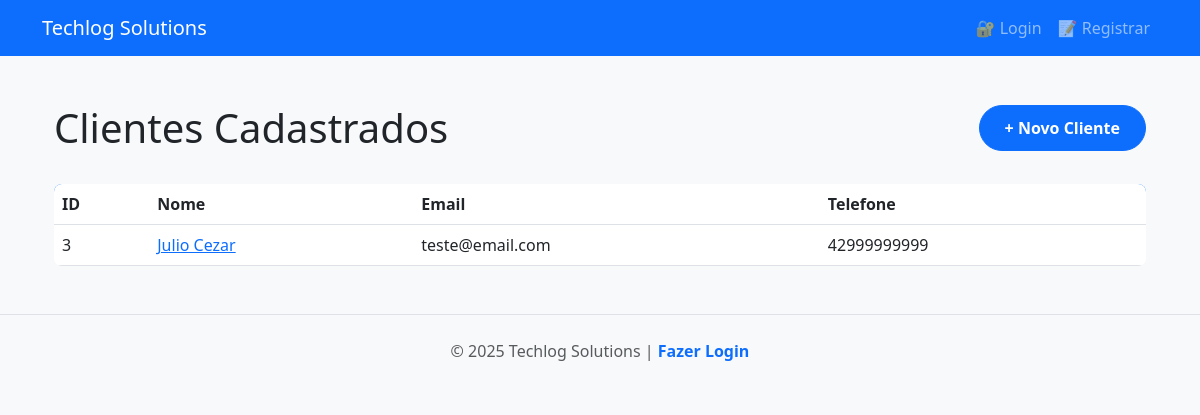
Page /clientes/ on the earlier database version.
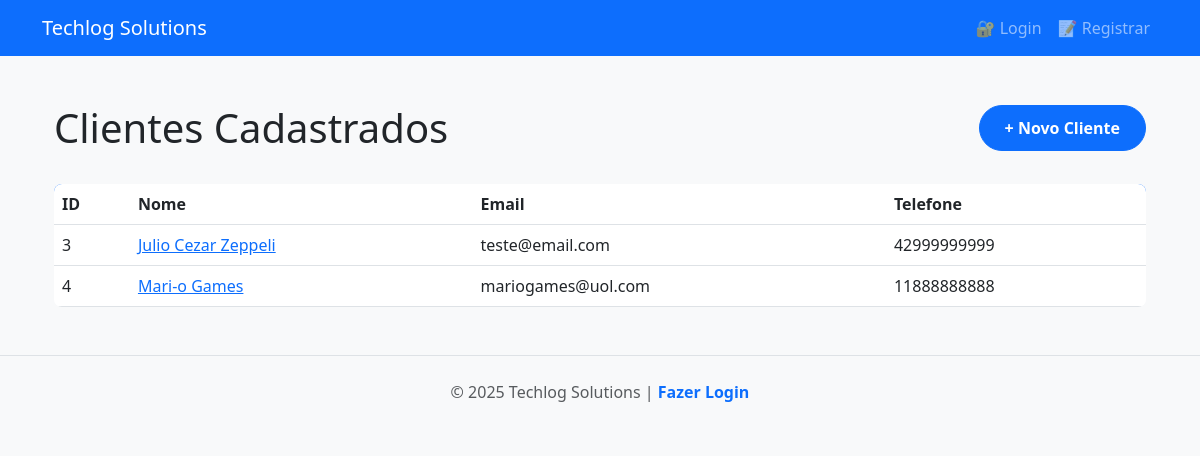
Same page on the later database version.
### tables this page shows
CREATE TABLE clientes (
                    id INTEGER PRIMARY KEY AUTOINCREMENT,
                    nome TEXT NOT NULL,
                    email TEXT NOT NULL,
                    telefone TEXT NOT NULL
                );

### app/rotas/cliente.py (the view)
@front_router.get("/", response_class=HTMLResponse)
async def pagina_listar_clientes(
    request: Request,
    cliente_repositorio: Annotated[ClienteRepositorio, Depends(obter_cliente_repositorio)]
):
    clientes = await cliente_repositorio.listar_clientes()
    return templates.TemplateResponse(request, "clientes.html", {"clientes": clientes})

### templates/clientes.html (shortened to what this page needs)
{% extends "base.html" %}
{% block conteudo %}
<div class="container">
    <div class="header-section" style="display: flex; justify-content: space-between; align-items: center; margin-bottom: 2rem;">
        <h1 style="margin: 0;">Clientes Cadastrados</h1>
        <a href="/clientes/novo" class="btn btn-primary">
            + Novo Cliente
        </a>
    </div>
    <div class="clientes-lista">
        <table class="table">
            <thead>
                <tr>
                    <th>ID</th>
                    <th>Nome</th>
                    <th>Email</th>
                    <th>Telefone</th>
                </tr>
            </thead>
            <tbody>
                {% for cliente in clientes %}
                <tr>
                    <td>{{ cliente.id_ }}</td>
                    <td><a href="/clientes/{{ cliente.id_ }}">{{ cliente.nome }}</a></td>
                    <td>{{ cliente.email }}</td>
                    <td>{{ cliente.telefone }}</td>
                </tr>
                {% endfor %}
            </tbody>
        </table>
    </div>
</div>
{% endblock %}

### templates/base.html (shortened to what this page needs)
<!DOCTYPE html>
<html lang="pt-BR">
<head>
    <link href="https://cdn.jsdelivr.net/npm/bootstrap@5.3.0/dist/css/bootstrap.min.css" rel="stylesheet">
    <link rel="stylesheet" href="{{ url_for('static', path='/css/style.css') }}">
</head>
<body>
    <nav class="navbar navbar-expand-lg navbar-dark bg-primary">
        <div class="container">
            <a class="navbar-brand" href="/">
                Techlog Solutions
            </a>
            <div class="collapse navbar-collapse" id="navbarNav">
                <ul class="navbar-nav ms-auto">
                    {% if request.cookies.get("session_token") %}
                        <li class="nav-item">
                            <a class="nav-link" href="/">🏠 Início</a>
                        </li>
                        <li class="nav-item">
                            <a class="nav-link" href="/clientes">👥 Clientes</a>
                        </li>
                        <li class="nav-item">
                            <a class="nav-link" href="/docs" target="_blank">📚 API Docs</a>
                        </li>
                        <li class="nav-item">
                            <div class="user-info">
                                <a href="/logout" class="nav-link" onclick="return confirm('Deseja realmente sair?')">➜] Sair</a>
                            </div>
                        </li>
                    {% else %}
                        <li class="nav-item">
                            <a class="nav-link" href="/login">🔐 Login</a>
                        </li>
                        <li class="nav-item">
                            <a class="nav-link" href="/registro">📝 Registrar</a>
                        </li>
                    {% endif %}
                </ul>
            </div>
        </div>
    </nav>
    <main class="container my-5">
        {% block conteudo %}
        {% endblock %}
    </main>
    <footer class="bg-light py-4 mt-5">
        <div class="container text-center">
            <p class="text-muted mb-0">
                © 2025 Techlog Solutions |
                {% if request.cookies.get("session_token") %}
                    <a href="/docs">Documentação da API</a>
                {% else %}
                    <a href="/login">Fazer Login</a>
                {% endif %}
            </p>
        </div>
    </footer>
</body>
</html>

### static/css/style.css (style rules this page uses)
:root { --primary-color: #0d6efd; --secondary-color: #6c757d; --success-color: #198754; --danger-color: #dc3545; --warning-color: #ffc107; --info-color: #0dcaf0; --light-bg: #f8f9fa; --dark-text: #212529; --border-radius: 8px; --transition: all 0.3s ease; }
body { font-family: 'Segoe UI', Tahoma, Geneva, Verdana, sans-serif; background-color: var(--light-bg); color: var(--dark-text); }
.btn { border-radius: 50px; padding: 10px 25px; font-weight: 600; transition: var(--transition); }
.table { background: white; border-radius: var(--border-radius); overflow: hidden; }
.table thead { background: var(--primary-color); color: white; }
footer { margin-top: auto; border-top: 1px solid #dee2e6; }
footer a { color: var(--primary-color); text-decoration: none; font-weight: 600; }

Differences in the rows shown:
changed clientes "teste@email.com": nome "Julio Cezar" → "Julio Cezar Zeppeli"
added clientes: id_ "4", nome "Mari-o Games", email "mariogames@uol.com", telefone "11888888888"
